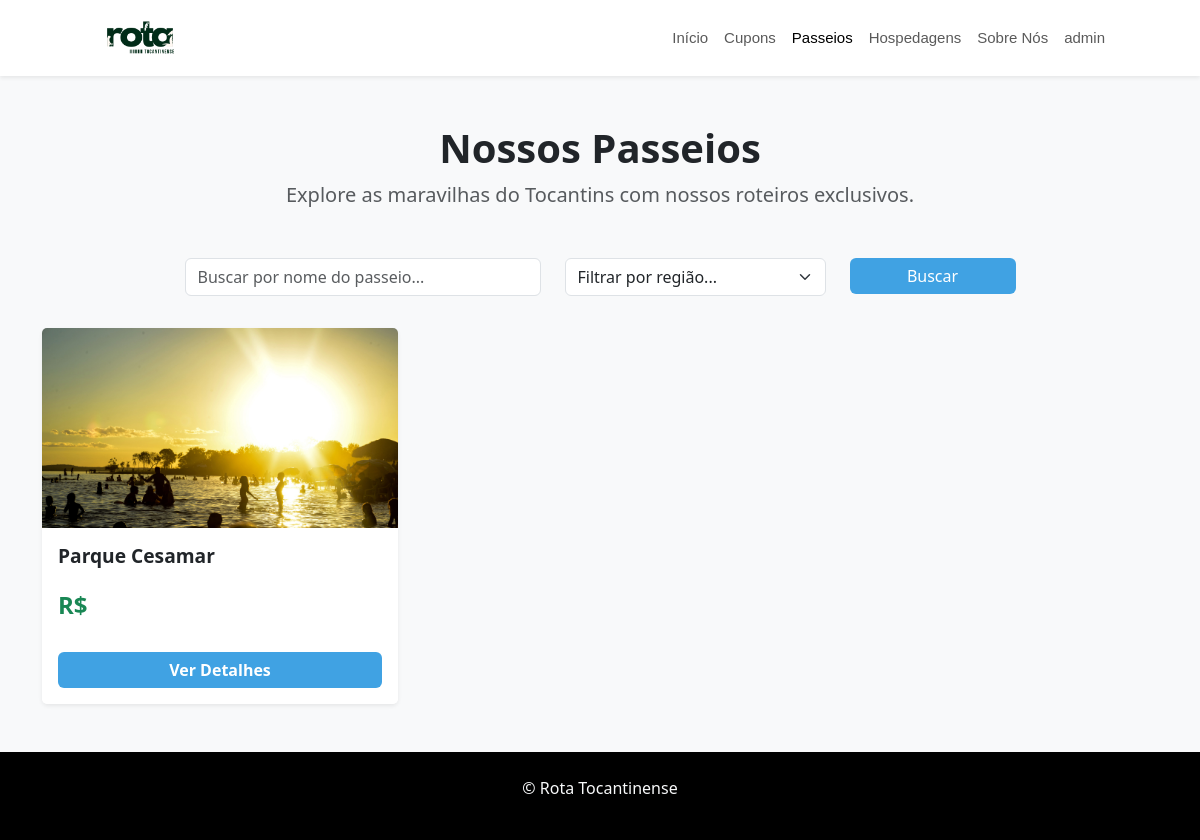
/passeios/ (signed in), run on the app's committed database.
### Home/models.py (models this page shows, shortened)
class Passeio(models.Model):
    nome = models.CharField(max_length=100)
    imagem = models.ImageField(upload_to='passeios/')
    descricao = models.TextField(default='')
    localizacao = models.CharField(max_length=255, blank=True)
    telefone = models.CharField(max_length=20, blank=True)
    valores = models.CharField(max_length=100, blank=True)
    horarios = models.CharField(max_length=100, blank=True)
    redes_sociais = models.URLField(blank=True)
    mapa_link = models.URLField(max_length=500, blank=True, help_text="Cole o link do Google Maps aqui")

### Home/views.py (the view)
# urls.py: path('passeios/', views.passeios, name='passeios'),
def passeios(request):
    query = request.GET.get('q')
    if query:
        passeios = Passeio.objects.filter(nome__icontains=query)
    else:
        passeios = Passeio.objects.all()
    return render(request, 'home/passeios.html', {'passeios': passeios})

### templates/home/passeios.html (shortened to what this page needs)
{% load static %}
<!DOCTYPE html>
<html lang="pt-br">
<head>
    <link rel="stylesheet" href="{% static 'css/style.css' %}">
    <link href="https://cdn.jsdelivr.net/npm/bootstrap@5.3.3/dist/css/bootstrap.min.css" rel="stylesheet">
</head>
<body class="bg-light d-flex flex-column min-vh-100">
    <nav class="navbar navbar-expand-lg navbar-light bg-white shadow-sm">
        <div class="container">
            <a class="navbar-brand fw-bold" href="{% url 'inicio' %}">
                <img src="{% static 'img/Design sem nome.png' %}" alt="Logo Rota Tocantinense" height="50">
            </a>
            <div class="collapse navbar-collapse justify-content-end" id="navbarNav">
                <ul class="navbar-nav">
                    <li class="nav-item"><a class="nav-link" href="{% url 'inicio' %}">Início</a></li>
                    <li class="nav-item"><a class="nav-link" href="{% url 'cupons' %}">Cupons</a></li>
                    <li class="nav-item"><a class="nav-link active" href="{% url 'passeios' %}">Passeios</a></li>
                    <li class="nav-item"><a class="nav-link" href="#">Hospedagens</a></li>
                    <li class="nav-item"><a class="nav-link" href="{% url 'sobrenos' %}">Sobre Nós</a></li>
                    <li class="nav-item">
                        {% if user.is_authenticated %}
                            <a class="nav-link" href="{% url 'perfil' %}">{{ user.first_name|default:user.username }}</a>
                        {% else %}
                            <a class="nav-link" href="{% url 'login' %}">Login</a>
                        {% endif %}
                    </li>
                </ul>
            </div>
        </div>
    </nav>
    <div class="container my-5 flex-grow-1">
        <div class="text-center mb-5">
            <h1 class="fw-bold">Nossos Passeios</h1>
            <p class="lead text-muted">Explore as maravilhas do Tocantins com nossos roteiros exclusivos.</p>
        </div>
        <div class="row mb-4 justify-content-center">
            <div class="col-md-4 mb-2">
                <input type="text" class="form-control" placeholder="Buscar por nome do passeio...">
            </div>
            <div class="col-md-3 mb-2">
                <select class="form-select">
                    <option selected>Filtrar por região...</option>
                </select>
            </div>
            <div class="col-md-2 mb-2">
                 <button class="btn btn-primary w-100">Buscar</button>
            </div>
        </div>
        <div class="row row-cols-1 row-cols-md-2 row-cols-lg-3 g-4">
            {% for passeio in passeios %}
            <div class="col">
                <div class="card h-100 shadow-sm border-0">
                    <img src="{{ passeio.imagem.url }}" class="card-img-top" alt="{{ passeio.nome }}" style="height: 200px; object-fit: cover;">
                    <div class="card-body d-flex flex-column">
                        <h5 class="card-title fw-bold">{{ passeio.nome }}</h5>
                        <p class="card-text h4 fw-bold text-success">R$ {{ passeio.preco|floatformat:2 }}</p>
                    </div>
                    <div class="card-footer bg-white border-0 p-3">
                        <a href="#" class="btn btn-primary w-100 fw-bold">Ver Detalhes</a>
                    </div>
                </div>
            </div>
            {% empty %}
            <div class="col-12">
                <div class="alert alert-info text-center" role="alert">
                    Nenhum passeio encontrado. Em breve teremos novas aventuras!
                </div>
            </div>
            {% endfor %}
        </div>
    </div>
    <footer class="bg-black text-light py-4">
        <div class="container text-center">
            <p>© Rota Tocantinense</p>
        </div>
    </footer>
 </body>
 </html>

### Home/static/css/style.css (style rules this page uses)
nav.navbar { background-color: white !important; font-family: 'Lucida Sans', 'Lucida Sans Regular', 'Lucida grande', 'Lucida Sans Unicode', Geneva, Verdana, sans-serif !important; font-size: 15px !important; padding-right: 5em !important; padding-left: 5em !important; z-index: 1050 !important; position: relative !important; }
.card-title { font-size: 1.2rem !important; }
.btn-primary { background-color: #40A2E3 !important; border: none !important; }

### data on the page
Passeio: imagem (picture), nome "Parque Cesamar"

### other printed values
{{ user.first_name|default:user.username }} "admin"
